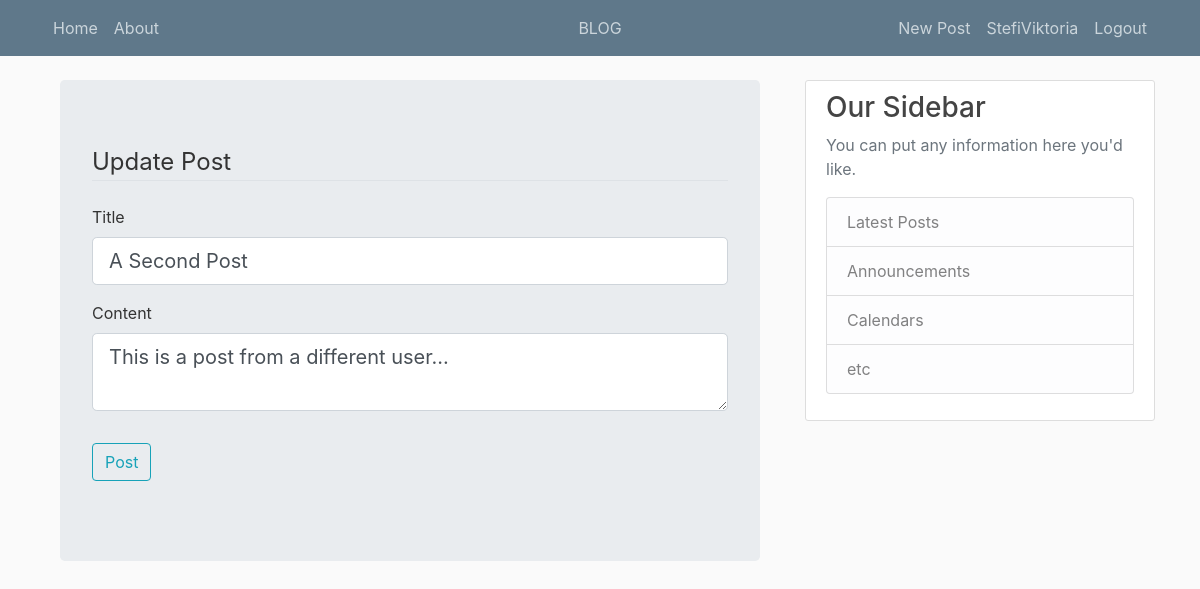
Screenshot of /blogpost/2/update (signed in) with the database file from the repository.
### app/models.py (models this page shows, shortened)
class User(db.Model, UserMixin):
	id = db.Column(db.Integer, primary_key=True)
	username = db.Column(db.String(20), unique=True, nullable=False)
	email = db.Column(db.String(120), unique=True, nullable=False)
	image_file = db.Column(db.String(20), nullable=False, default='default.jpg')
	password = db.Column(db.String(60), nullable=False)
	posts = db.relationship('Post', backref='author', lazy=True)

class Post(db.Model):
	id = db.Column(db.Integer, primary_key=True)
	title = db.Column(db.String(100), nullable=False)
	date_posted = db.Column(db.DateTime, nullable=False, default=datetime.utcnow)
	content = db.Column(db.Text, nullable=False)
	user_id = db.Column(db.Integer, db.ForeignKey('user.id'), nullable=False)

### app/views.py (the view)
@app.route('/blogpost/<int:post_id>/update', methods=['GET', 'POST'])
@login_required
def update_post(post_id):
	post = Post.query.get_or_404(post_id)
	if post.author != current_user:
		abort(403)
	form = PostForm()
	if form.validate_on_submit():
		post.title = form.title.data
		post.content = form.content.data
		db.session.commit() # Dont need to add, because they are already there
		flash('Your post has been updated', 'success')
		return redirect(url_for('post', post_id=post_id))
	elif request.method == 'GET':
		form.title.data = post.title
		form.content.data = post.content
	return render_template('create_blog_post.html', title='Update Post', form=form, legend='Update Post')

### app/forms.py
class PostForm(FlaskForm):
	title = StringField('Title', validators=[DataRequired()])
	content = TextAreaField('Content', validators=[DataRequired()])
	submit = SubmitField('Post')

### app/models.py (called while the page is built)
@login_manager.user_loader
def load_user(user_id):
	return User.query.get(int(user_id))

### app/templates/create_blog_post.html (shortened to what this page needs)
{% extends "layout.html" %}
{% block content %}
	<div class="container center_div">
	<div class="jumbotron">
		<form method="POST" action="">
			<fieldset class="form-group">
				<legend class="border-bottom mb-4">{{ legend }}</legend>
				<div class="form-group">
					{{ form.title.label(class="form-control-label") }}
					{% if form.title.errors%}
						{{ form.title(class="form-control form-control-lg is-invalid") }}
						<div class="invalid-feedback">
							{% for error in form.title.errors %}
								<span>{{ error }}</span>
							{% endfor %}
						</div>
					{% else %}
						{{ form.title(class="form-control form-control-lg") }}
					{% endif %}
				</div>
				<div class="form-group">
					{{ form.content.label(class="form-control-label") }}
					{% if form.content.errors%}
						{{ form.content(class="form-control form-control-lg is-invalid") }}
						<div class="invalid-feedback">
							{% for error in form.content.errors %}
								<span>{{ error }}</span>
							{% endfor %}
						</div>
					{% else %}
						{{ form.content(class="form-control form-control-lg") }}
					{% endif %}
				</div>
			</fieldset>
			<div class="form-group">
				{{ form.submit(class="btn btn-outline-info")}}
			</div>
		</form>
	</div>
</div>
{% endblock content %}

### app/templates/layout.html (shortened to what this page needs)
<!DOCTYPE html>
<html>
<head>
	<link rel="stylesheet" href="{{ url_for('static', filename='css/bootstrap.min.css') }}">
	<link rel="stylesheet" type="text/css" href="{{ url_for('static', filename='css/blog.css')}}">
</head>
<body>
	<header class="site-header">
  	<nav class="navbar navbar-expand-md navbar-dark bg-steel fixed-top">
    <div class="container">
      <div class="collapse navbar-collapse" id="navbarToggle">
        <div class="navbar-nav mr-auto">
          <a class="nav-item nav-link" href="{{url_for('index')}}">Home</a>
          <a class="nav-item nav-link" href="{{url_for('blog_about')}}">About</a>
        </div>
        <div class="nav navbar-nav navbar-center">
          <a class="nav-item nav-link text-center" href="{{url_for('blog')}}">BLOG</a>
        </div>
        <div class="navbar-nav navbar-right">
          {% if current_user.is_authenticated %}
            <a class="nav-item nav-link" href="{{url_for('new_blog_post')}}">New Post</a>
            <a class="nav-item nav-link" href="{{url_for('account')}}">{{current_user.username}}</a>
            <a class="nav-item nav-link" href="{{url_for('logoutAtBlog')}}">Logout</a>
          {% else %}
            <a class="nav-item nav-link" href="{{url_for('login')}}">Login</a>
            <a class="nav-item nav-link" href="{{url_for('register')}}">Register</a>
          {% endif %}
        </div>
      </div>
    </div>
  </nav>
</header>
<main role="main" class="container">
  <div class="row">
    <div class="col-md-8">
      {% block content %}{% endblock %}
    </div>
    <div class="col-md-4">
      <div class="content-section">
        <h3>Our Sidebar</h3>
        <p class='text-muted'>You can put any information here you'd like.
          <ul class="list-group">
            <li class="list-group-item list-group-item-light">Latest Posts</li>
            <li class="list-group-item list-group-item-light">Announcements</li>
            <li class="list-group-item list-group-item-light">Calendars</li>
            <li class="list-group-item list-group-item-light">etc</li>
          </ul>
        </p>
      </div>
    </div>
  </div>
</main>
</body>
</html>

### app/static/css/blog.css (style rules this page uses)
body { background: #fafafa; color: #333333; margin-top: 5rem; }
h1, h2, h3, h4, h5, h6 { color: #444444; }
.bg-steel { background-color: #5f788a; }
.site-header .navbar-nav .nav-link { color: #cbd5db; }
.content-section { background: #ffffff; padding: 10px 20px; border: 1px solid #dddddd; border-radius: 3px; margin-bottom: 20px; }
.navbar-nav.navbar-center { position: absolute; left: 50%; transform: translatex(-50%); }

### rows the page displays
User: username "StefiViktoria"
Post: title "A Second Post", content "This is a post from a different user..."

### other values shown
{{ legend }} "Update Post"
